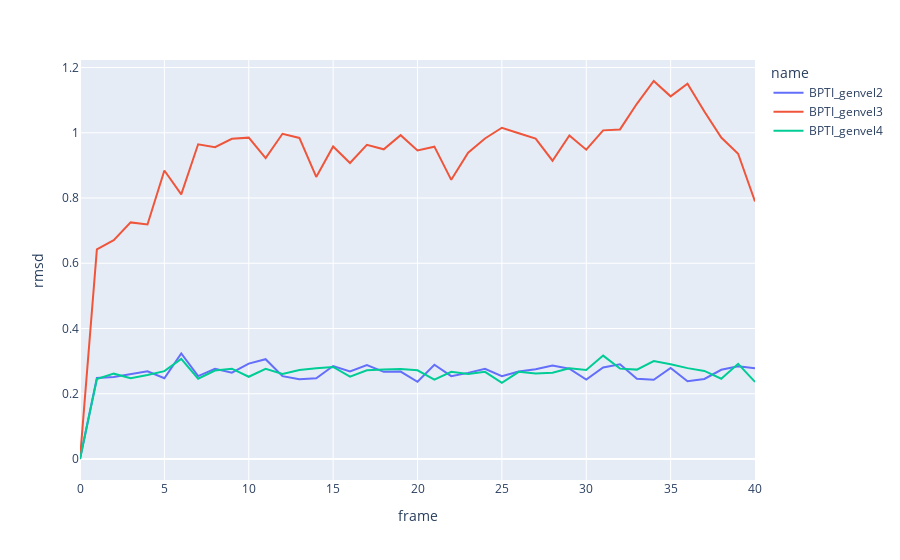

Source (notebook cell):
### Code cell
# plot rmsd using plotly
import plotly.express as px

### Figure 1 — Plotly figure (JSON) as saved in the notebook; plotly's stock layout.template omitted (floating-point values rounded to 4 significant figures)
{"data": [{"hovertemplate": "name=BPTI_genvel2<br>frame=%{x}<br>rmsd=%{y}<extra></extra>", "legendgroup": "BPTI_genvel2", "line": {"color": "#636efa", "dash": "solid"}, "marker": {"symbol": "circle"}, "mode": "lines", "name": "BPTI_genvel2", "orientation": "v", "showlegend": true, "type": "scatter", "x": [0, 1, 2, 3, 4, 5, 6, 7, 8, 9, 10, 11, 12, 13, 14, 15, 16, 17, 18, 19, 20, 21, 22, 23, 24, 25, 26, 27, 28, 29, 30, 31, 32, 33, 34, 35, 36, 37, 38, 39, 40], "xaxis": "x", "y": [0, 0.2484, 0.2512, 0.2606, 0.2686, 0.2475, 0.3237, 0.2541, 0.2765, 0.2646, 0.2923, 0.3058, 0.2539, 0.2445, 0.2473, 0.2849, 0.2686, 0.2878, 0.2672, 0.268, 0.2368, 0.2891, 0.254, 0.264, 0.2764, 0.2538, 0.2682, 0.2754, 0.2862, 0.2768, 0.2432, 0.2804, 0.2902, 0.2457, 0.2426, 0.279, 0.2381, 0.2454, 0.2735, 0.284, 0.2779], "yaxis": "y"}, {"hovertemplate": "name=BPTI_genvel3<br>frame=%{x}<br>rmsd=%{y}<extra></extra>", "legendgroup": "BPTI_genvel3", "line": {"color": "#EF553B", "dash": "solid"}, "marker": {"symbol": "circle"}, "mode": "lines", "name": "BPTI_genvel3", "orientation": "v", "showlegend": true, "type": "scatter", "x": [0, 1, 2, 3, 4, 5, 6, 7, 8, 9, 10, 11, 12, 13, 14, 15, 16, 17, 18, 19, 20, 21, 22, 23, 24, 25, 26, 27, 28, 29, 30, 31, 32, 33, 34, 35, 36, 37, 38, 39, 40], "xaxis": "x", "y": [0, 0.6425, 0.6709, 0.7252, 0.7189, 0.8842, 0.811, 0.9647, 0.9559, 0.9816, 0.985, 0.9222, 0.9969, 0.9841, 0.8646, 0.958, 0.9072, 0.9628, 0.9492, 0.9927, 0.9458, 0.9574, 0.8557, 0.9391, 0.9824, 1.015, 0.9985, 0.9819, 0.9144, 0.9919, 0.9481, 1.007, 1.01, 1.089, 1.159, 1.112, 1.15, 1.065, 0.9853, 0.9357, 0.7894], "yaxis": "y"}, {"hovertemplate": "name=BPTI_genvel4<br>frame=%{x}<br>rmsd=%{y}<extra></extra>", "legendgroup": "BPTI_genvel4", "line": {"color": "#00cc96", "dash": "solid"}, "marker": {"symbol": "circle"}, "mode": "lines", "name": "BPTI_genvel4", "orientation": "v", "showlegend": true, "type": "scatter", "x": [0, 1, 2, 3, 4, 5, 6, 7, 8, 9, 10, 11, 12, 13, 14, 15, 16, 17, 18, 19, 20, 21, 22, 23, 24, 25, 26, 27, 28, 29, 30, 31, 32, 33, 34, 35, 36, 37, 38, 39, 40], "xaxis": "x", "y": [2.504e-07, 0.2453, 0.2616, 0.2478, 0.2575, 0.2693, 0.3071, 0.2462, 0.2712, 0.2768, 0.2521, 0.2767, 0.2603, 0.2727, 0.2778, 0.2821, 0.2526, 0.2719, 0.2741, 0.2761, 0.2718, 0.243, 0.2673, 0.2608, 0.2673, 0.2333, 0.2672, 0.2622, 0.2645, 0.2784, 0.273, 0.3169, 0.277, 0.274, 0.3004, 0.2907, 0.2785, 0.2699, 0.2461, 0.2918, 0.2363], "yaxis": "y"}], "layout": {"legend": {"title": {"text": "name"}, "tracegroupgap": 0}, "margin": {"t": 60}, "xaxis": {"anchor": "y", "domain": [0, 1], "title": {"text": "frame"}}, "yaxis": {"anchor": "x", "domain": [0, 1], "title": {"text": "rmsd"}}}}
